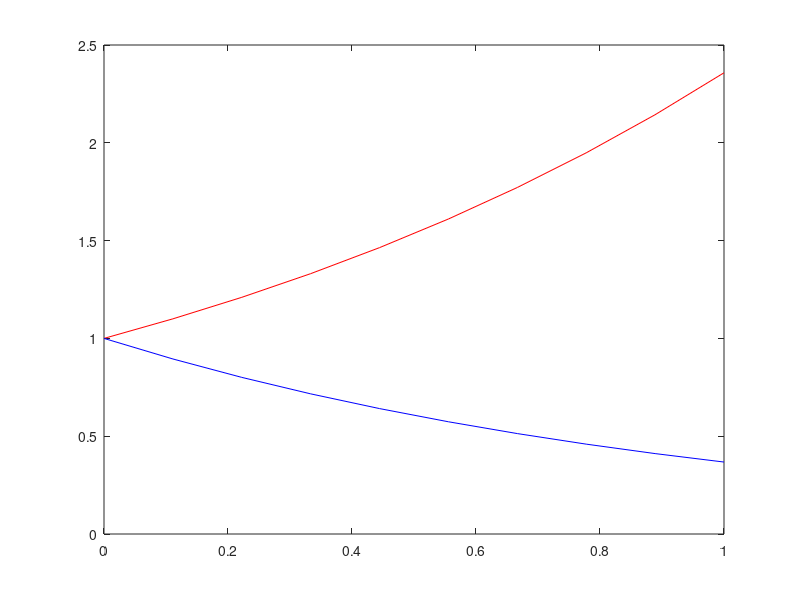

Source code (MATLAB):
% du/dt=-u    u(0)=1 FD

clear all
length=1;
n=10;
dx=length/(n-1);
A=zeros(n,n);
B=zeros(n,1);
B(1,1)=1;
x(1)=0;
x(n)=length;
sol(1)=1;
A(1,1)=1;
delta = 0.1;
for i=2:n-1
    x(i)=(i-1)*dx;
    A(i,i)=1-1/dx;
    A(i,i+1)=1/dx;
    B(i,1)=0;
    sol(i)=exp(-x(i));
end
A(1,1)=1;
sol(n)=exp(-length);
% from backward diff
A(n,n)=1+ 1/dx;
B(1,1)=1;
%A(n,n)=exp(-1);
sol(n)=exp(-1);

A
B
U=A\B;
U(1)=1;
for i=1:n-1
    U(i+1)=(delta+1)*U(i);
end
U
plot(x,U,'-r')
hold on;
plot(x,sol,'-b')
